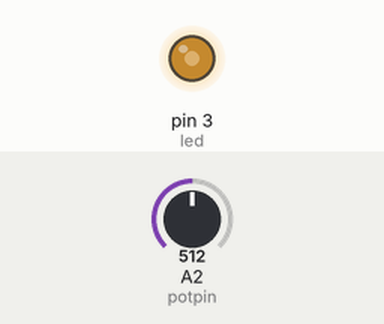
This sketch was run on a simulated Arduino Uno, built with avr-gcc and run on an emulated ATmega328P. Shown: output pins drawn as LEDs (lit = HIGH). Inputs (shaded band) come from the test bench; at power-on: A2 (potpin) = 512.

Above: at 1.8 s.
1.9 s: A2 (potpin) set to 716
At 3.2 s:
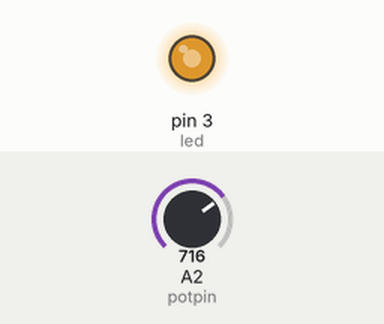
3.5 s: A2 (potpin) set to 900
At 4.9 s:
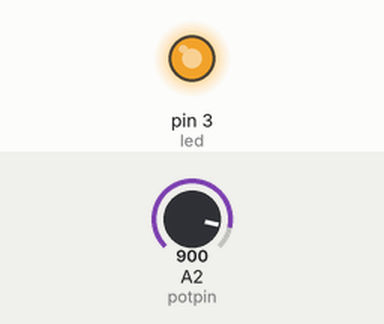
5.5 s: A2 (potpin) set to 122
At 6.5 s:
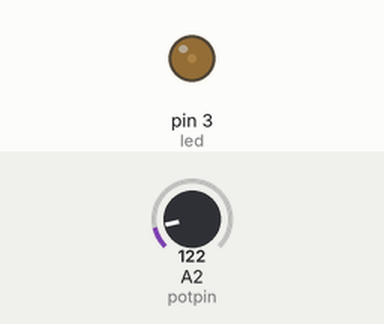
7.5 s: A2 (potpin) set to 0
At 9.2 s:
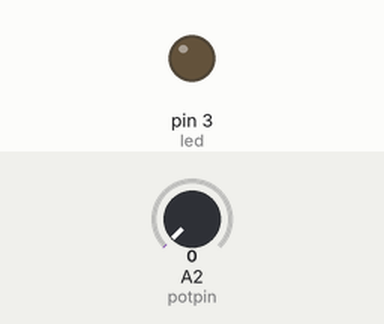
9.5 s: A2 (potpin) set to 511
At 10.7 s:
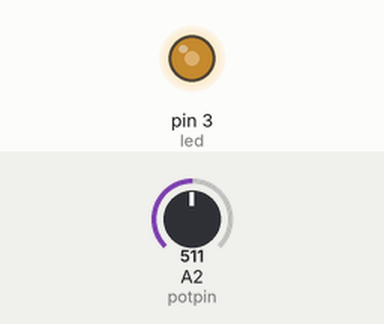
Timing chart, 0 to 12.5 s (numbered marks = the images above; inputs shaded):
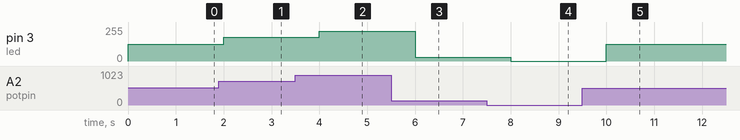

The sketch:

9.ino
```cpp
const int potpin = A2;
const int led = 3;

void setup() {
  pinMode(potpin,INPUT);
  pinMode(led,OUTPUT);
}

void loop() {
  int val = 0;
  val= analogRead(potpin);
  val = map(val,0,1023,0,255);
  analogWrite(led,val);
  delay(1000);
}
```

Measured:
- after the input at 1.9 s, pin 3 (led): 127/255 → 178/255 after 0.10 s
- after the input at 3.5 s, pin 3 (led): 178/255 → 224/255 after 0.50 s
- after the input at 5.5 s, pin 3 (led): 224/255 → 30/255 after 0.50 s
- after the input at 7.5 s, pin 3 (led): 30/255 → 0/255 after 0.50 s
- after the input at 9.5 s, pin 3 (led): 0/255 → 127/255 after 0.50 s
